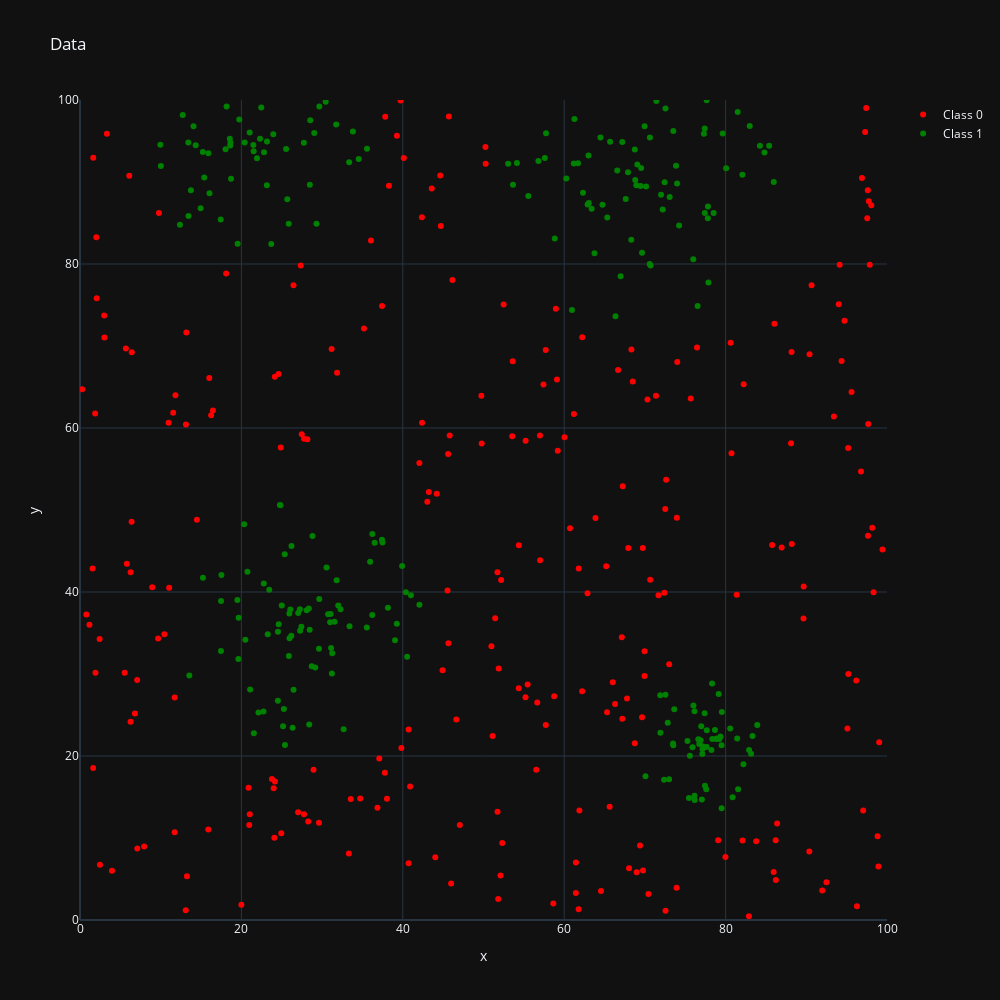

Here is the notebook cell this chart was saved with:
### Code cell
# Plot Data 2D (plotly)
def plot_data_2d_py(data_: np.ndarray) -> None:
    fig = py.graph_objs.Figure()
    fig.add_scatter(x=data_[0, data_[2, :] == 0], y=data_[1, data_[2, :] == 0], mode='markers', marker_color='red',
                    name='Class 0')
    fig.add_scatter(x=data_[0, data_[2, :] == 1], y=data_[1, data_[2, :] == 1], mode='markers', marker_color='green',
                    name='Class 1')

    fig.update_layout(
        title='Data',
        xaxis_title='x',
        yaxis_title='y',
        xaxis=dict(range=[0, S]),
        yaxis=dict(range=[0, S]),
        width=1000,
        height=1000
    )

    fig.show()


plot_data_2d_py(data)

### Figure 1 — Plotly figure (JSON) as saved in the notebook; plotly's stock layout.template omitted (floating-point values rounded to 4 significant figures; data arrays with more than 128 entries replaced by an {"elided": "..."} marker saying what was removed)
{"data": [{"marker": {"color": "red"}, "mode": "markers", "name": "Class 0", "x": {"elided": "250 float values"}, "y": {"elided": "250 float values"}, "type": "scatter"}, {"marker": {"color": "green"}, "mode": "markers", "name": "Class 1", "x": {"elided": "250 float values"}, "y": {"elided": "250 float values"}, "type": "scatter"}], "layout": {"xaxis": {"title": {"text": "x"}, "range": [0, 100]}, "yaxis": {"title": {"text": "y"}, "range": [0, 100]}, "title": {"text": "Data"}, "width": 1000, "height": 1000}}
